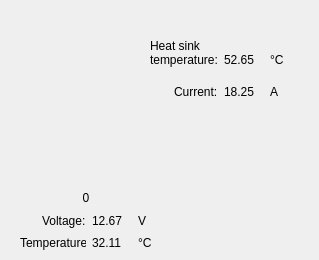
              <widget class="QWidget" name="page_4">
               <widget class="QLabel" name="label_45">
                <property name="geometry">
                 <rect>
                  <x>30</x>
                  <y>0</y>
                  <width>111</width>
                  <height>191</height>
                 </rect>
                </property>
                <property name="text">
                 <string/>
                </property>
                <property name="pixmap">
                 <pixmap resource="MainWin.qrc">:/schems/media/schems/single_battery.png</pixmap>
                </property>
                <property name="scaledContents">
                 <bool>true</bool>
                </property>
               </widget>
               <widget class="QWidget" name="gridLayoutWidget_4">
                <property name="geometry">
                 <rect>
                  <x>20</x>
                  <y>190</y>
                  <width>132</width>
                  <height>61</height>
                 </rect>
                </property>
                <layout class="QGridLayout" name="gridLayout_11">
                 <item row="2" column="1">
                  <widget class="QLabel" name="parMeasure1BLblTemp">
                   <property name="text">
                    <string>32.11</string>
                   </property>
                  </widget>
                 </item>
                 <item row="2" column="2">
                  <widget class="QLabel" name="label_73">
                   <property name="text">
                    <string>°C</string>
                   </property>
                  </widget>
                 </item>
                 <item row="1" column="2">
                  <widget class="QLabel" name="label_69">
                   <property name="sizePolicy">
                    <sizepolicy hsizetype="Maximum" vsizetype="Preferred">
                     <horstretch>0</horstretch>
                     <verstretch>0</verstretch>
                    </sizepolicy>
                   </property>
                   <property name="text">
                    <string>V</string>
                   </property>
                  </widget>
                 </item>
                 <item row="1" column="1">
                  <widget class="QLabel" name="parMeasure1BLblVolt">
                   <property name="sizePolicy">
                    <sizepolicy hsizetype="Maximum" vsizetype="Preferred">
                     <horstretch>0</horstretch>
                     <verstretch>0</verstretch>
                    </sizepolicy>
                   </property>
                   <property name="minimumSize">
                    <size>
                     <width>40</width>
                     <height>0</height>
                    </size>
                   </property>
                   <property name="text">
                    <string>12.67</string>
                   </property>
                  </widget>
                 </item>
                 <item row="1" column="0" alignment="Qt::AlignRight">
                  <widget class="QLabel" name="label_67">
                   <property name="text">
                    <string>Voltage:</string>
                   </property>
                  </widget>
                 </item>
                 <item row="2" column="0" alignment="Qt::AlignRight">
                  <widget class="QLabel" name="label_71">
                   <property name="text">
                    <string>Temperature:</string>
                   </property>
                  </widget>
                 </item>
                 <item row="0" column="0" colspan="3">
                  <widget class="QLabel" name="parMeasure1BLblId">
                   <property name="text">
                    <string>0</string>
                   </property>
                   <property name="alignment">
                    <set>Qt::AlignCenter</set>
                   </property>
                  </widget>
                 </item>
                </layout>
               </widget>
               <widget class="QWidget" name="gridLayoutWidget_5">
                <property name="geometry">
                 <rect>
                  <x>150</x>
                  <y>30</y>
                  <width>160</width>
                  <height>80</height>
                 </rect>
                </property>
                <layout class="QGridLayout" name="gridLayout_12">
                 <item row="0" column="0" alignment="Qt::AlignRight|Qt::AlignBottom">
                  <widget class="QLabel" name="label_68">
                   <property name="sizePolicy">
                    <sizepolicy hsizetype="Maximum" vsizetype="Preferred">
                     <horstretch>0</horstretch>
                     <verstretch>0</verstretch>
                    </sizepolicy>
                   </property>
                   <property name="text">
                    <string>Heat sink
temperature:</string>
                   </property>
                  </widget>
                 </item>
                 <item row="0" column="1" alignment="Qt::AlignBottom">
                  <widget class="QLabel" name="parMeasure1BLblHeatSinkTemp">
                   <property name="sizePolicy">
                    <sizepolicy hsizetype="Maximum" vsizetype="Preferred">
                     <horstretch>0</horstretch>
                     <verstretch>0</verstretch>
                    </sizepolicy>
                   </property>
                   <property name="minimumSize">
                    <size>
                     <width>40</width>
                     <height>0</height>
                    </size>
                   </property>
                   <property name="text">
                    <string>52.65</string>
                   </property>
                   <property name="alignment">
                    <set>Qt::AlignLeading|Qt::AlignLeft|Qt::AlignVCenter</set>
                   </property>
                  </widget>
                 </item>
                 <item row="0" column="2" alignment="Qt::AlignBottom">
                  <widget class="QLabel" name="label_75">
                   <property name="sizePolicy">
                    <sizepolicy hsizetype="Expanding" vsizetype="Preferred">
                     <horstretch>0</horstretch>
                     <verstretch>0</verstretch>
                    </sizepolicy>
                   </property>
                   <property name="text">
                    <string>°C</string>
                   </property>
                   <property name="alignment">
                    <set>Qt::AlignLeading|Qt::AlignLeft|Qt::AlignVCenter</set>
                   </property>
                  </widget>
                 </item>
                 <item row="1" column="0" alignment="Qt::AlignRight">
                  <widget class="QLabel" name="label_76">
                   <property name="text">
                    <string>Current:</string>
                   </property>
                  </widget>
                 </item>
                 <item row="1" column="1">
                  <widget class="QLabel" name="parMeasure1BLblCurr">
                   <property name="text">
                    <string>18.25</string>
                   </property>
                   <property name="alignment">
                    <set>Qt::AlignLeading|Qt::AlignLeft|Qt::AlignVCenter</set>
                   </property>
                  </widget>
                 </item>
                 <item row="1" column="2">
                  <widget class="QLabel" name="label_78">
                   <property name="sizePolicy">
                    <sizepolicy hsizetype="Maximum" vsizetype="Preferred">
                     <horstretch>0</horstretch>
                     <verstretch>0</verstretch>
                    </sizepolicy>
                   </property>
                   <property name="text">
                    <string>A</string>
                   </property>
                  </widget>
                 </item>
                </layout>
               </widget>
              </widget>
